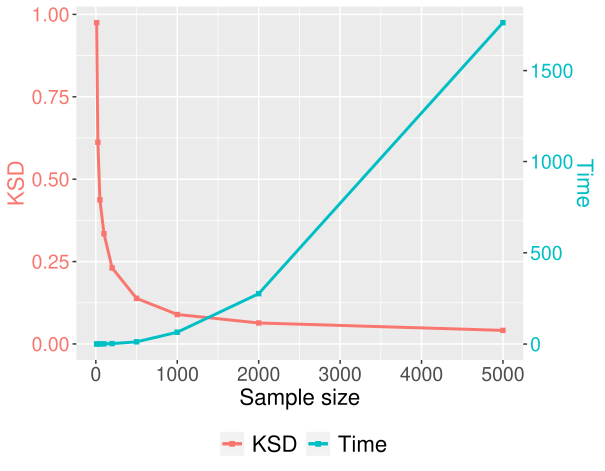

The script that drew this image:
#rm(list = ls())

##Necessary functions
#-------------------------------------------------------
dx.dy.k_xy <- function(x, y, j, val, b = -0.5, c = 1){
  ret <- - 2 * b * (  (b-1) * val^(b-2) * 2 * (x[j] - y[j])^2  +
                      val^(b-1)  )
  return(ret)
}

#-------------------------------------------------------
dx.k_xy <- function(x, y, j, val, b = -0.5, c = 1){
  ret <- b * val^(b-1) * 2 * (x[j] - y[j])
  return(ret)
}

#-------------------------------------------------------
#
dy.k_xy <- function(x, y, j, val, b = -0.5, c = 1){
  ret <- b * val^(b-1) * (-2) * (x[j] - y[j])
  return(ret)
}

#-------------------------------------------------------
#The KSD with IMQ base kernel
k_xy <- function(x, y, val, b = -0.5, c = 1){
  if (length(x) == length(y)){
    ret <- val^b
  }
  else{
    ret <- Inf
  }
  return(ret)
}

#-------------------------------------------------------
#defining the Stein Kernel
k_j0 <- function(x, y, j, b.x, b.y, c = 1){
  
  val <-  c^2 + norm(x-y, type = "2")^2 
  
  term1 <- b.x[j] * b.y[j] * k_xy(x,y, val)
  term2 <- b.x[j] * dy.k_xy(x, y, j, val)
  term3 <- b.y[j] * dx.k_xy(x, y, j, val)
  term4 <- dx.dy.k_xy(x, y, j, val)
  
  return(term1 + term2 + term3 + term4)
  
}

#-------------------------------------------------------
#the final function

###input: Samp: Sample in form of matrix with rows corresponding to different samples

KSD <- function(samp)
{
  
  d <- ncol(samp)
  n <- nrow(samp)
  w <- numeric()
  
  for ( j in 1:d){
    
    sum = 0
    
    for (i.x in 1:n){
      for (i.y in 1:n){
        
        x <- as.vector(samp[i.x,])
        y <- as.vector(samp[i.y,])
        
        b.x <- -x
        b.y <- -y

        sum = sum + 1/n^2 * k_j0(x, y, j, b.x, b.y)
        #sum = c(sum, 1/n^2 * k_j0(x, y, j, b.x, b.y))
        
      }
    }
    
    w[j] <- sqrt(sum)
    
    #-------
    #aesthetics
    print("----------------------")
    print(paste0("We are at j = ", j))
    
  }
  
  ret <- norm(w, type = "2")
  
  return(ret)
}


#===================================================================
####################################################################
##calculation of KSD vs n through parallel computing


#--------------
#defining the function compatible to parallel computing

library(foreach)
library(doParallel)

num_cores <- detectCores() - 2

cl <- makeCluster(num_cores)
registerDoParallel(cl)

KSD.par <- function(samp)
{
  
  parallel_function <- function(j){
    
    sum = 0
    
    for (i.x in 1:n){
      for (i.y in 1:n){
        
        x <- as.vector(samp[i.x,])
        y <- as.vector(samp[i.y,])
        
        b <- -0.5
        c <- 1 
        val <-  c^2 + norm(x-y, type = "2")^2
        
        #------------------
        #b function here
        b.x <- -x
        b.y <- -y
        
        #------------------
        #k_xy function here
        k_xy <- val^b
        
        #------------------
        #dx.dy.k_xy function here
        dx.dy.k_xy <- - 2 * b * (  (b-1) * val^(b-2) * 2 * (x[j] - y[j])^2 + val^(b-1)  )
        
        #------------------
        #dx.k_xy function here
        dx.k_xy <- b * val^(b-1) * 2 * (x[j] - y[j])
        
        #------------------
        #dy.k_xy function here
        dy.k_xy <- b * val^(b-1) * (-2) * (x[j] - y[j])
        
        #------------------
        #k_j0 function here
        term1 <- b.x[j] * b.y[j] * k_xy
        term2 <- b.x[j] * dy.k_xy
        term3 <- b.y[j] * dx.k_xy
        term4 <- dx.dy.k_xy
        
        term = term1 + term2 + term3 + term4
        #------------------
        
        sum = sum + 1/n^2 * term
        
      }
    }
    
    return(sqrt(sum))
    
  }
  
  #-- -- -- -- 
  
  d <- ncol(samp)
  n <- nrow(samp)
  w <- numeric()
  
  list.w <- foreach(j = 1:d) %dopar% {
    parallel_function(j)
  }
  
  for (ii in 1:length(list.w))
  {
    w[ii] <- list.w[[ii]]
  }
  
  ret <- norm(w, type = "2")
  
  return(ret)
}

#--------------
#running the function

n <- c(25, 50, 100, 200, 500, 1000, 2000)
d <- 2
KSDs <- numeric()
time.elaps <- numeric()

source("00 Draw_MVN_MCMC.R")

for (i in 1:length(n)){
  
  set.seed(100+i)
  
  samp <- draw.mvn.mcmc(n[i], d = d, mu = rep(0,d), sigma = diag(d))[[1]]
  
  tick <- proc.time()[3]
  
  KSDs[i] <-KSD.par(samp = samp)
  
  tock <- proc.time()[3]
  
  time.elaps[i] <- tock - tick
  
  print(paste0("n = ", n[i]))
}

stopCluster(cl)

save(n, KSDs, time.elaps, file = "01 KSD_MVN_Plot.Rdata")

#--------------

#rm(list = ls())
load("01 KSD_MVN_Plot.Rdata")

(n = n)
(KSD = KSDs)
time.elaps     #in seconds
time.elaps.scaled <- time.elaps * max(KSDs) / max(time.elaps)   #scaling of the time component
Time <- time.elaps * max(KSDs) / max(time.elaps)   #scaling of the time component

library(ggplot2)

ggplot()+
  geom_line(aes(n,KSD, col = 'KSD'), lwd = 1)+
  geom_point(aes(n,KSD, col = 'KSD'), cex = 1.5, pch = 15)+
  geom_line(aes(n, Time, col = 'Time'), lwd = 1)+
  geom_point(aes(n,Time, col = 'Time'), cex = 1.5, pch = 15)+
  scale_y_continuous(name = "KSD", sec.axis = sec_axis(~./(max(KSDs) / max(time.elaps)), name="Time")) +
  labs(x = "Sample size", y = "KSD") +
  theme(axis.title = element_text(size = 16),
        axis.text = element_text(size = 14),
        legend.title = element_blank(),
        legend.text = element_text(size = 16),
        axis.title.y.left=element_text(color="#F8766D"),
        axis.text.y.left=element_text(color="#F8766D"),
        axis.title.y.right=element_text(color="#00BFC4"),
        axis.text.y.right=element_text(color="#00BFC4"),
        legend.position = "bottom")
